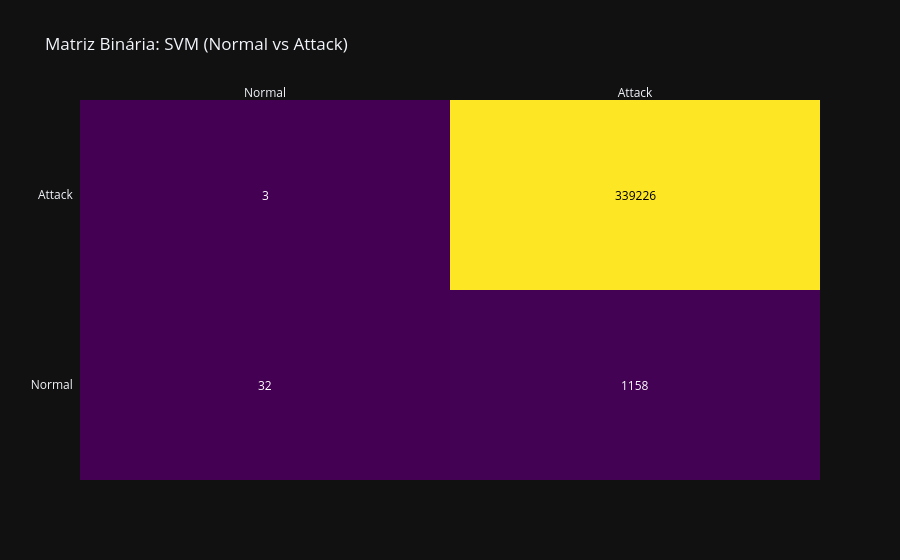
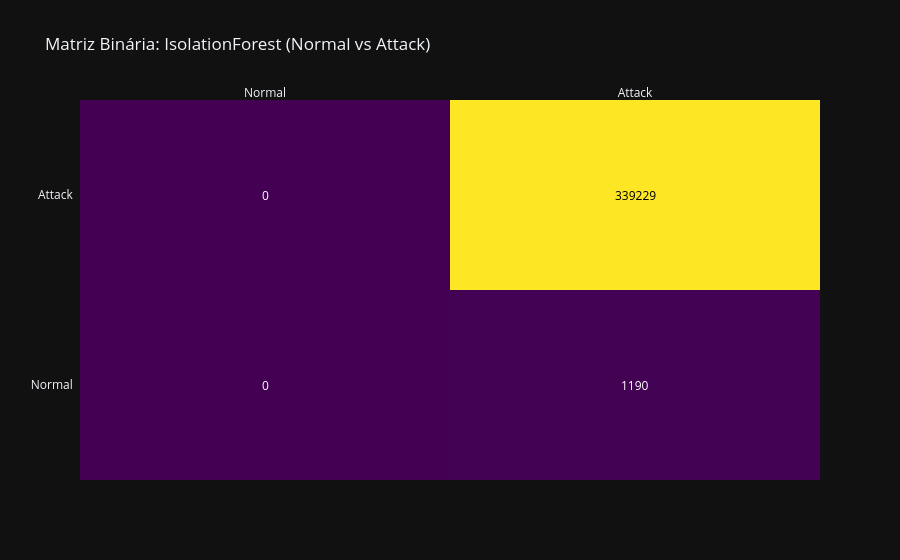
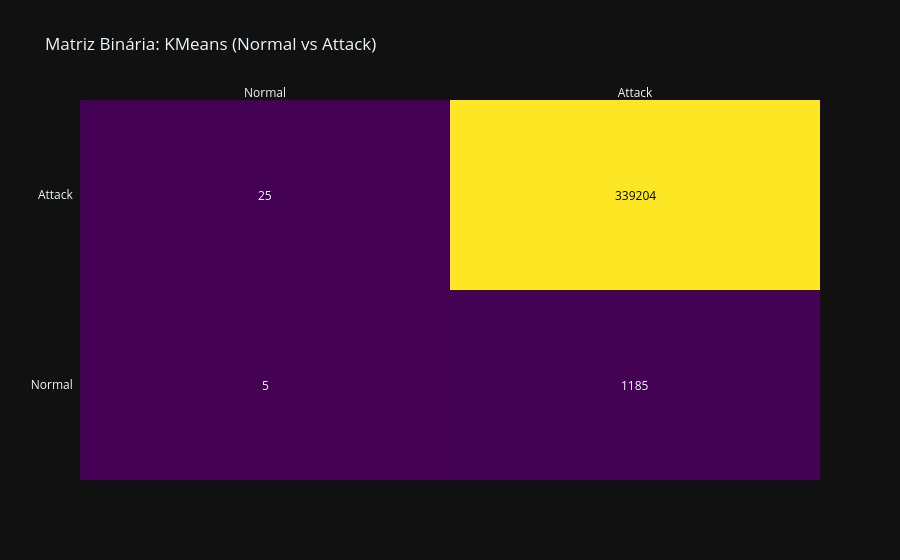
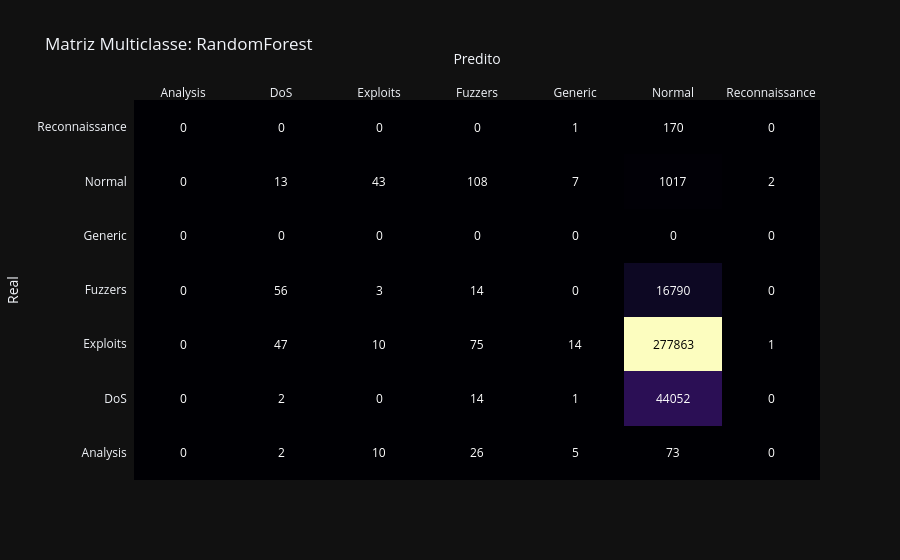

The cell these charts' notebook holds for them, in order:
### Code cell
# --- 6. Visualização: Matrizes de Confusão ---

# Plotar Binárias (Top 3 Melhores)
if results_binary:
    top_bin = sorted(results_binary, key=lambda x: results_binary[x]['F1-Score'], reverse=True)[:3]
    print(f"\nTop 3 Modelos Binários (F1-Score): {top_bin}")
    
    for m in top_bin:
        cm = cm_binary[m]
        fig = ff.create_annotated_heatmap(
            z=cm, x=['Normal', 'Attack'], y=['Normal', 'Attack'], 
            colorscale='Viridis', annotation_text=[[str(y) for y in x] for x in cm]
        )
        fig.update_layout(title=f"Matriz Binária: {m} (Normal vs Attack)")
        fig.show()

# Plotar Multiclasse (Todos que rodaram)
if results_multi:
    print("\nMatrizes Multiclasse (Detalhado):")
    for m, (cm, labels) in cm_multi.items():
        fig = ff.create_annotated_heatmap(
            z=cm, x=list(labels), y=list(labels), 
            colorscale='Magma', annotation_text=[[str(y) for y in x] for x in cm]
        )
        fig.update_layout(title=f"Matriz Multiclasse: {m}", xaxis_title="Predito", yaxis_title="Real")
        fig.show()

### Figure 1 — Plotly figure (JSON) as saved in the notebook; plotly's stock layout.template omitted (floating-point values rounded to 4 significant figures)
{"data": [{"colorscale": [[0, "#440154"], [0.1111, "#482878"], [0.2222, "#3e4989"], [0.3333, "#31688e"], [0.4444, "#26828e"], [0.5556, "#1f9e89"], [0.6667, "#35b779"], [0.7778, "#6ece58"], [0.8889, "#b5de2b"], [1, "#fde725"]], "reversescale": false, "showscale": false, "type": "heatmap", "x": ["Normal", "Attack"], "y": ["Normal", "Attack"], "z": [[32, 1158], [3, 339226]]}], "layout": {"annotations": [{"font": {"color": "#FFFFFF"}, "showarrow": false, "text": "32", "x": "Normal", "xref": "x", "y": "Normal", "yref": "y"}, {"font": {"color": "#FFFFFF"}, "showarrow": false, "text": "1158", "x": "Attack", "xref": "x", "y": "Normal", "yref": "y"}, {"font": {"color": "#FFFFFF"}, "showarrow": false, "text": "3", "x": "Normal", "xref": "x", "y": "Attack", "yref": "y"}, {"font": {"color": "#000000"}, "showarrow": false, "text": "339226", "x": "Attack", "xref": "x", "y": "Attack", "yref": "y"}], "title": {"text": "Matriz Binária: SVM (Normal vs Attack)"}, "xaxis": {"dtick": 1, "gridcolor": "rgb(0, 0, 0)", "side": "top", "ticks": ""}, "yaxis": {"dtick": 1, "ticks": "", "ticksuffix": "  "}}}

### Figure 2 — Plotly figure (JSON) as saved in the notebook; plotly's stock layout.template omitted (floating-point values rounded to 4 significant figures)
{"data": [{"colorscale": [[0, "#440154"], [0.1111, "#482878"], [0.2222, "#3e4989"], [0.3333, "#31688e"], [0.4444, "#26828e"], [0.5556, "#1f9e89"], [0.6667, "#35b779"], [0.7778, "#6ece58"], [0.8889, "#b5de2b"], [1, "#fde725"]], "reversescale": false, "showscale": false, "type": "heatmap", "x": ["Normal", "Attack"], "y": ["Normal", "Attack"], "z": [[0, 1190], [0, 339229]]}], "layout": {"annotations": [{"font": {"color": "#FFFFFF"}, "showarrow": false, "text": "0", "x": "Normal", "xref": "x", "y": "Normal", "yref": "y"}, {"font": {"color": "#FFFFFF"}, "showarrow": false, "text": "1190", "x": "Attack", "xref": "x", "y": "Normal", "yref": "y"}, {"font": {"color": "#FFFFFF"}, "showarrow": false, "text": "0", "x": "Normal", "xref": "x", "y": "Attack", "yref": "y"}, {"font": {"color": "#000000"}, "showarrow": false, "text": "339229", "x": "Attack", "xref": "x", "y": "Attack", "yref": "y"}], "title": {"text": "Matriz Binária: IsolationForest (Normal vs Attack)"}, "xaxis": {"dtick": 1, "gridcolor": "rgb(0, 0, 0)", "side": "top", "ticks": ""}, "yaxis": {"dtick": 1, "ticks": "", "ticksuffix": "  "}}}

### Figure 3 — Plotly figure (JSON) as saved in the notebook; plotly's stock layout.template omitted (floating-point values rounded to 4 significant figures)
{"data": [{"colorscale": [[0, "#440154"], [0.1111, "#482878"], [0.2222, "#3e4989"], [0.3333, "#31688e"], [0.4444, "#26828e"], [0.5556, "#1f9e89"], [0.6667, "#35b779"], [0.7778, "#6ece58"], [0.8889, "#b5de2b"], [1, "#fde725"]], "reversescale": false, "showscale": false, "type": "heatmap", "x": ["Normal", "Attack"], "y": ["Normal", "Attack"], "z": [[5, 1185], [25, 339204]]}], "layout": {"annotations": [{"font": {"color": "#FFFFFF"}, "showarrow": false, "text": "5", "x": "Normal", "xref": "x", "y": "Normal", "yref": "y"}, {"font": {"color": "#FFFFFF"}, "showarrow": false, "text": "1185", "x": "Attack", "xref": "x", "y": "Normal", "yref": "y"}, {"font": {"color": "#FFFFFF"}, "showarrow": false, "text": "25", "x": "Normal", "xref": "x", "y": "Attack", "yref": "y"}, {"font": {"color": "#000000"}, "showarrow": false, "text": "339204", "x": "Attack", "xref": "x", "y": "Attack", "yref": "y"}], "title": {"text": "Matriz Binária: KMeans (Normal vs Attack)"}, "xaxis": {"dtick": 1, "gridcolor": "rgb(0, 0, 0)", "side": "top", "ticks": ""}, "yaxis": {"dtick": 1, "ticks": "", "ticksuffix": "  "}}}

### Figure 4 — Plotly figure (JSON) as saved in the notebook; plotly's stock layout.template omitted (floating-point values rounded to 4 significant figures)
{"data": [{"colorscale": [[0, "#000004"], [0.1111, "#180f3d"], [0.2222, "#440f76"], [0.3333, "#721f81"], [0.4444, "#9e2f7f"], [0.5556, "#cd4071"], [0.6667, "#f1605d"], [0.7778, "#fd9668"], [0.8889, "#feca8d"], [1, "#fcfdbf"]], "reversescale": false, "showscale": false, "type": "heatmap", "x": ["Analysis", "DoS", "Exploits", "Fuzzers", "Generic", "Normal", "Reconnaissance"], "y": ["Analysis", "DoS", "Exploits", "Fuzzers", "Generic", "Normal", "Reconnaissance"], "z": [[0, 2, 10, 26, 5, 73, 0], [0, 2, 0, 14, 1, 44052, 0], [0, 47, 10, 75, 14, 277863, 1], [0, 56, 3, 14, 0, 16790, 0], [0, 0, 0, 0, 0, 0, 0], [0, 13, 43, 108, 7, 1017, 2], [0, 0, 0, 0, 1, 170, 0]]}], "layout": {"annotations": [{"font": {"color": "#FFFFFF"}, "showarrow": false, "text": "0", "x": "Analysis", "xref": "x", "y": "Analysis", "yref": "y"}, {"font": {"color": "#FFFFFF"}, "showarrow": false, "text": "2", "x": "DoS", "xref": "x", "y": "Analysis", "yref": "y"}, {"font": {"color": "#FFFFFF"}, "showarrow": false, "text": "10", "x": "Exploits", "xref": "x", "y": "Analysis", "yref": "y"}, {"font": {"color": "#FFFFFF"}, "showarrow": false, "text": "26", "x": "Fuzzers", "xref": "x", "y": "Analysis", "yref": "y"}, {"font": {"color": "#FFFFFF"}, "showarrow": false, "text": "5", "x": "Generic", "xref": "x", "y": "Analysis", "yref": "y"}, {"font": {"color": "#FFFFFF"}, "showarrow": false, "text": "73", "x": "Normal", "xref": "x", "y": "Analysis", "yref": "y"}, {"font": {"color": "#FFFFFF"}, "showarrow": false, "text": "0", "x": "Reconnaissance", "xref": "x", "y": "Analysis", "yref": "y"}, {"font": {"color": "#FFFFFF"}, "showarrow": false, "text": "0", "x": "Analysis", "xref": "x", "y": "DoS", "yref": "y"}, {"font": {"color": "#FFFFFF"}, "showarrow": false, "text": "2", "x": "DoS", "xref": "x", "y": "DoS", "yref": "y"}, {"font": {"color": "#FFFFFF"}, "showarrow": false, "text": "0", "x": "Exploits", "xref": "x", "y": "DoS", "yref": "y"}, {"font": {"color": "#FFFFFF"}, "showarrow": false, "text": "14", "x": "Fuzzers", "xref": "x", "y": "DoS", "yref": "y"}, {"font": {"color": "#FFFFFF"}, "showarrow": false, "text": "1", "x": "Generic", "xref": "x", "y": "DoS", "yref": "y"}, {"font": {"color": "#FFFFFF"}, "showarrow": false, "text": "44052", "x": "Normal", "xref": "x", "y": "DoS", "yref": "y"}, {"font": {"color": "#FFFFFF"}, "showarrow": false, "text": "0", "x": "Reconnaissance", "xref": "x", "y": "DoS", "yref": "y"}, {"font": {"color": "#FFFFFF"}, "showarrow": false, "text": "0", "x": "Analysis", "xref": "x", "y": "Exploits", "yref": "y"}, {"font": {"color": "#FFFFFF"}, "showarrow": false, "text": "47", "x": "DoS", "xref": "x", "y": "Exploits", "yref": "y"}, {"font": {"color": "#FFFFFF"}, "showarrow": false, "text": "10", "x": "Exploits", "xref": "x", "y": "Exploits", "yref": "y"}, {"font": {"color": "#FFFFFF"}, "showarrow": false, "text": "75", "x": "Fuzzers", "xref": "x", "y": "Exploits", "yref": "y"}, {"font": {"color": "#FFFFFF"}, "showarrow": false, "text": "14", "x": "Generic", "xref": "x", "y": "Exploits", "yref": "y"}, {"font": {"color": "#000000"}, "showarrow": false, "text": "277863", "x": "Normal", "xref": "x", "y": "Exploits", "yref": "y"}, {"font": {"color": "#FFFFFF"}, "showarrow": false, "text": "1", "x": "Reconnaissance", "xref": "x", "y": "Exploits", "yref": "y"}, {"font": {"color": "#FFFFFF"}, "showarrow": false, "text": "0", "x": "Analysis", "xref": "x", "y": "Fuzzers", "yref": "y"}, {"font": {"color": "#FFFFFF"}, "showarrow": false, "text": "56", "x": "DoS", "xref": "x", "y": "Fuzzers", "yref": "y"}, {"font": {"color": "#FFFFFF"}, "showarrow": false, "text": "3", "x": "Exploits", "xref": "x", "y": "Fuzzers", "yref": "y"}, {"font": {"color": "#FFFFFF"}, "showarrow": false, "text": "14", "x": "Fuzzers", "xref": "x", "y": "Fuzzers", "yref": "y"}, {"font": {"color": "#FFFFFF"}, "showarrow": false, "text": "0", "x": "Generic", "xref": "x", "y": "Fuzzers", "yref": "y"}, {"font": {"color": "#FFFFFF"}, "showarrow": false, "text": "16790", "x": "Normal", "xref": "x", "y": "Fuzzers", "yref": "y"}, {"font": {"color": "#FFFFFF"}, "showarrow": false, "text": "0", "x": "Reconnaissance", "xref": "x", "y": "Fuzzers", "yref": "y"}, {"font": {"color": "#FFFFFF"}, "showarrow": false, "text": "0", "x": "Analysis", "xref": "x", "y": "Generic", "yref": "y"}, {"font": {"color": "#FFFFFF"}, "showarrow": false, "text": "0", "x": "DoS", "xref": "x", "y": "Generic", "yref": "y"}, {"font": {"color": "#FFFFFF"}, "showarrow": false, "text": "0", "x": "Exploits", "xref": "x", "y": "Generic", "yref": "y"}, {"font": {"color": "#FFFFFF"}, "showarrow": false, "text": "0", "x": "Fuzzers", "xref": "x", "y": "Generic", "yref": "y"}, {"font": {"color": "#FFFFFF"}, "showarrow": false, "text": "0", "x": "Generic", "xref": "x", "y": "Generic", "yref": "y"}, {"font": {"color": "#FFFFFF"}, "showarrow": false, "text": "0", "x": "Normal", "xref": "x", "y": "Generic", "yref": "y"}, {"font": {"color": "#FFFFFF"}, "showarrow": false, "text": "0", "x": "Reconnaissance", "xref": "x", "y": "Generic", "yref": "y"}, {"font": {"color": "#FFFFFF"}, "showarrow": false, "text": "0", "x": "Analysis", "xref": "x", "y": "Normal", "yref": "y"}, {"font": {"color": "#FFFFFF"}, "showarrow": false, "text": "13", "x": "DoS", "xref": "x", "y": "Normal", "yref": "y"}, {"font": {"color": "#FFFFFF"}, "showarrow": false, "text": "43", "x": "Exploits", "xref": "x", "y": "Normal", "yref": "y"}, {"font": {"color": "#FFFFFF"}, "showarrow": false, "text": "108", "x": "Fuzzers", "xref": "x", "y": "Normal", "yref": "y"}, {"font": {"color": "#FFFFFF"}, "showarrow": false, "text": "7", "x": "Generic", "xref": "x", "y": "Normal", "yref": "y"}, {"font": {"color": "#FFFFFF"}, "showarrow": false, "text": "1017", "x": "Normal", "xref": "x", "y": "Normal", "yref": "y"}, {"font": {"color": "#FFFFFF"}, "showarrow": false, "text": "2", "x": "Reconnaissance", "xref": "x", "y": "Normal", "yref": "y"}, {"font": {"color": "#FFFFFF"}, "showarrow": false, "text": "0", "x": "Analysis", "xref": "x", "y": "Reconnaissance", "yref": "y"}, {"font": {"color": "#FFFFFF"}, "showarrow": false, "text": "0", "x": "DoS", "xref": "x", "y": "Reconnaissance", "yref": "y"}, {"font": {"color": "#FFFFFF"}, "showarrow": false, "text": "0", "x": "Exploits", "xref": "x", "y": "Reconnaissance", "yref": "y"}, {"font": {"color": "#FFFFFF"}, "showarrow": false, "text": "0", "x": "Fuzzers", "xref": "x", "y": "Reconnaissance", "yref": "y"}, {"font": {"color": "#FFFFFF"}, "showarrow": false, "text": "1", "x": "Generic", "xref": "x", "y": "Reconnaissance", "yref": "y"}, {"font": {"color": "#FFFFFF"}, "showarrow": false, "text": "170", "x": "Normal", "xref": "x", "y": "Reconnaissance", "yref": "y"}, {"font": {"color": "#FFFFFF"}, "showarrow": false, "text": "0", "x": "Reconnaissance", "xref": "x", "y": "Reconnaissance", "yref": "y"}], "title": {"text": "Matriz Multiclasse: RandomForest"}, "xaxis": {"dtick": 1, "gridcolor": "rgb(0, 0, 0)", "side": "top", "ticks": "", "title": {"text": "Predito"}}, "yaxis": {"dtick": 1, "ticks": "", "ticksuffix": "  ", "title": {"text": "Real"}}}}
